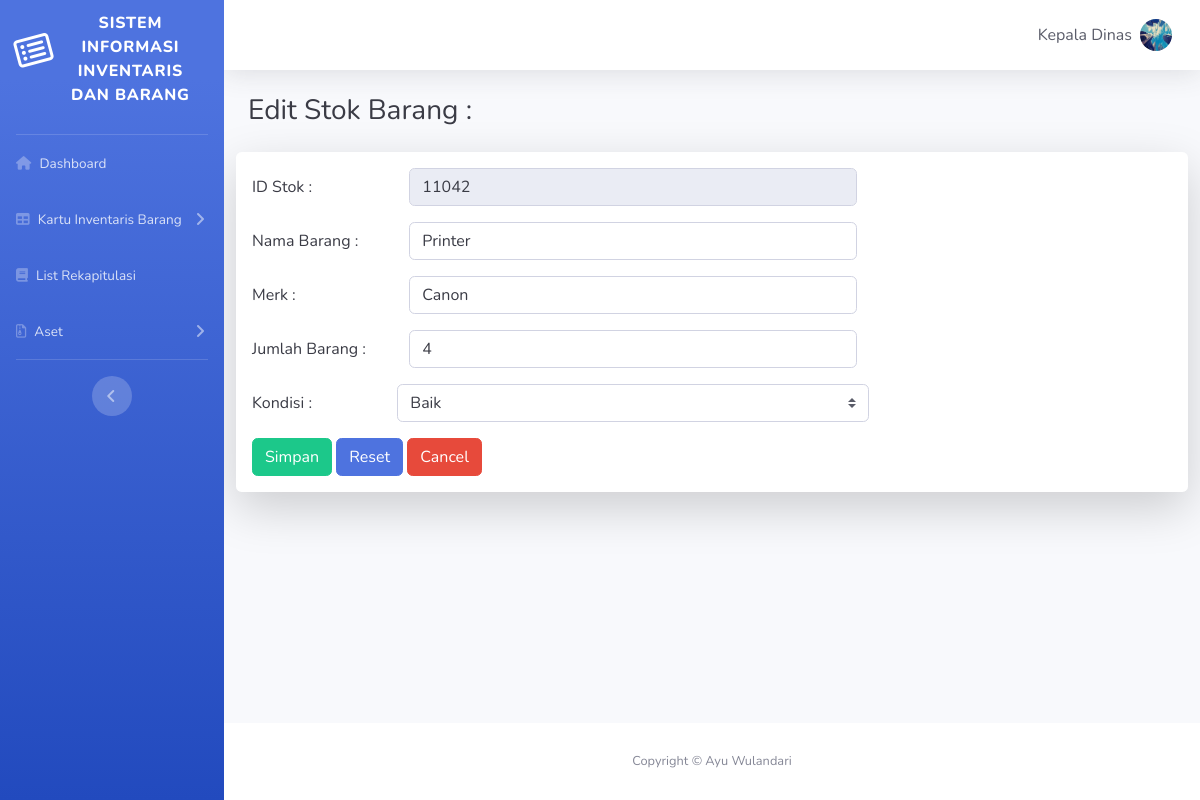
The page /view/ubah_stok.php?id_stok=11042 (signed in) on the database its author committed.
### tables this page shows
CREATE TABLE `user` (
  `id_user` int(150) NOT NULL,
  `username` varchar(150) NOT NULL,
  `fullname` varchar(150) NOT NULL,
  `password` varchar(100) NOT NULL,
  `nip` varchar(255) NOT NULL,
  `jabatan` varchar(255) NOT NULL,
  `level` varchar(40) NOT NULL,
  `foto` varchar(100) DEFAULT NULL
);

CREATE TABLE `stok_barang` (
  `id_stok` int(30) NOT NULL,
  `jumlah` int(12) NOT NULL,
  `nama_barang` varchar(50) NOT NULL,
  `merk` varchar(30) NOT NULL,
  `kondisi` varchar(20) NOT NULL
);

### config.php (called while the page is built, shortened)
<?php
$DB_host = "localhost";
$DB_user = "root";
$DB_pass = "";
$DB_name = "db_inventaris";
try
{
    $DB_con = new PDO("mysql:host={$DB_host};dbname={$DB_name}",$DB_user,$DB_pass);
    $DB_con->setAttribute(PDO::ATTR_ERRMODE, PDO::ERRMODE_EXCEPTION);
}
catch(PDOException $e)
{
    echo $e->getMessage();
}
include_once 'class.user.php';
$user = new user($DB_con);
include_once 'class.peminjaman.php';
$peminjaman = new peminjaman($DB_con);
?>

### class.user.php (called while the page is built, shortened)
<?php
class user{
    private $db;
    function __construct($DB_con)
	{
		$this->db = $DB_con;
    }
    public function tampil_user($mysource, $myid)
    {
        $query = "SELECT ".$mysource." FROM user WHERE id_user = ".$myid." limit 1";
        $outp = '';
        try
        {
            $stmt = $this->db->prepare($query);
			$stmt->execute();
			if($stmt->rowCount()>0)
			{
				while($row=$stmt->fetch(PDO::FETCH_ASSOC))
				{
					$outp = $row[$mysource];
				}
			} else{
				$outp = '';
			}
		}
		catch(PDOException $e)
			{
				$outp = '';
				return $outp;
			}
		return $outp;
    }
}
?>

### class.peminjaman.php (called while the page is built, shortened)
<?php
class peminjaman{
    private $db;
    function __construct($DB_con)
	{
		$this->db = $DB_con;
    }
    public function cetak_stok($target,$id_stok){
        $query = "SELECT ".$target." FROM stok_barang WHERE id_stok='".$id_stok."' limit 1";
		$outp = '';
		try
			{
                $stmt = $this->db->prepare($query);
				$stmt->execute();
		        if($stmt->rowCount()>0)
			    {
			        while($row=$stmt->fetch(PDO::FETCH_ASSOC))
			        {
				        $outp = $row[$target];
					}
				}else{
					$outp = 'tidak ada';
				}
			}
		catch(PDOException $e)
			{
				$outp = '';
				return $outp;
			}
		return $outp;
    }
}
?>

### view/ubah_stok.php (the view, shortened to what this page needs)
<?php
include '../config.php';
?>
<!DOCTYPE html>
<html lang="en">
<head>
  <link href="vendor/fontawesome-free/css/all.min.css" rel="stylesheet" type="text/css">
  <link href="css/sb-admin-2.min.css" rel="stylesheet">
  <link href="vendor/datatables/dataTables.bootstrap4.min.css" rel="stylesheet">
</head>
<body id="page-top">
  <div id="wrapper">
    <ul class="navbar-nav bg-gradient-primary sidebar sidebar-dark accordion" id="accordionSidebar">
      <a class="sidebar-brand d-flex align-items-center justify-content-center" href="dashboard.php">
        <div class="sidebar-brand-icon rotate-n-15">
          <i class="fa fa-list-alt"></i>
        </div>
        <div class="sidebar-brand-text mx-1"><p></p>Sistem Informasi inventaris dan Barang</div>
      </a>
      <hr class="sidebar-divider my-0">
      <li class="nav-item">
        <a class="nav-link" href="dashboard.php">
          <i class="fa fa-home"></i>
          <span>Dashboard</span></a>
      </li>
      <?php if($_SESSION['level'] == 'pengurusbarang'){ ?>
       <li class="nav-item">
        <a class="nav-link" href="master_data.php">
         <i class="fas fa-th-list"></i>
          <span>Master Data</span></a>
      </li>
      <li class="nav-item">
        <a class="nav-link collapsed" href="#" data-toggle="collapse" data-target="#collapseFive" aria-expanded="true" aria-controls="collapseFive">
          <i class="fa fa-table"></i>
          <span>Kartu Inventaris Barang</span>
        </a>
        <div id="collapseFive" class="collapse" aria-labelledby="headingTwo" data-parent="#accordionSidebar">
          <div class="bg-white py-2 collapse-inner rounded">
            <h6 class="collapse-header"> Kartu Inventaris Barang</h6>
            <a class="collapse-item" href="kibA.php?data=">KIB A</a>
            <a class="collapse-item" href="kibB.php?data=">KIB B</a>
            <a class="collapse-item" href="kibC.php?data=">KIB C</a>
            <a class="collapse-item" href="kibD.php?data=">KIB D</a>
            <a class="collapse-item" href="kibE.php">KIB E</a>
            <a class="collapse-item" href="kibF.php">KIB F</a>
          </div>
        </div>
      </li>
      <li class="nav-item">
        <a class="nav-link" href="rekapitulasi.php?data=">
          <i class="fa fa-book"></i>
          <span>List Rekapitulasi</span></a>
      </li>
      <li class="nav-item">
        <a class="nav-link" href="ekstrakom.php">
          <i class="fa fa-file"></i>
          <span>Ekstrakom</span></a>
      </li>
      <li class="nav-item">
        <a class="nav-link" href="barang_pakai_habis.php">
          <i class="fas fa-file-alt"></i>
          <span>Barang Pakai Habis</span></a>
      </li>
      <li class="nav-item">
          <a class="nav-link collapsed" href="#" data-toggle="collapse" data-target="#collapseTwo" aria-expanded="true" aria-controls="collapseTwo">
              <i class="far fa-file-archive"></i>
            <span>Aset</span>
          </a>
          <div id="collapseTwo" class="collapse" aria-labelledby="headingTwo" data-parent="#accordionSidebar">
            <div class="bg-white py-2 collapse-inner rounded">
              <h6 class="collapse-header">Aset</h6>
              <a class="collapse-item" href="aset_lain.php">Aset Lain</a>
              <a class="collapse-item" href="aset_tak_berwujud.php">Aset Tak Berwujud</a>
            </div>
          </div>
        </li>
      <li class="nav-item">
          <a class="nav-link" href="tambah_user.php">
          <i class="fas fa-user-plus"></i>
            <span>Tambah Pengguna</span></a>
      </li>
      <li class="nav-item">
          <a class="nav-link" href="list_peminjaman.php">
            <i class="fa fa fa-list"></i>
            <span>List Peminjaman</span></a>
      </li>
      <li class="nav-item active">
          <a class="nav-link" href="stok_barang.php">
          <i class="fa fas fa-store"></i>
            <span>Stok Barang</span></a>
      </li>
      <?php } else if($_SESSION['level'] == 'kepaladinas'){?>
       <li class="nav-item">
        <a class="nav-link collapsed" href="#" data-toggle="collapse" data-target="#collapseFive" aria-expanded="true" aria-controls="collapseFive">
          <i class="fa fa-table"></i>
          <span>Kartu Inventaris Barang</span>
        </a>
      </li>
      <li class="nav-item">
        <a class="nav-link" href="rekapitulasi1.php?data=">
          <i class="fa fa-book"></i>
          <span>List Rekapitulasi</span></a>
      </li>
      <li class="nav-item">
          <a class="nav-link collapsed" href="#" data-toggle="collapse" data-target="#collapseTwo" aria-expanded="true" aria-controls="collapseTwo">
              <i class="far fa-file-archive"></i>
            <span>Aset</span>
          </a>
        </li>
      <?php } else if($_SESSION['level'] == 'pegawai'){?>
      <li class="nav-item">
        <a class="nav-link" href="rekapitulasi1.php?data=">
          <i class="fa fa-book"></i>
          <span>List Rekapitulasi</span></a>
      </li>
      <li class="nav-item">
          <a class="nav-link" href="list_peminjaman.php">
            <i class="fa fa fa-list"></i>
            <span>List Peminjaman</span></a>
      </li>
      <?php }?>
      <hr class="sidebar-divider d-none d-md-block">
      <div class="text-center d-none d-md-inline">
        <button class="rounded-circle border-0" id="sidebarToggle"></button>
      </div>
    </ul>
    <div id="content-wrapper" class="d-flex flex-column">
      <div id="content">
        <nav class="navbar navbar-expand navbar-light bg-white topbar mb-4 static-top shadow">
          <ul class="navbar-nav ml-auto">
            <li class="nav-item dropdown no-arrow">
              <a class="nav-link dropdown-toggle" href="#" id="userDropdown" role="button" data-toggle="dropdown" aria-haspopup="true" aria-expanded="false">
                <span class="mr-2 d-none d-lg-inline text-gray-800 medium"><?php echo $user->tampil_user("fullname", $_SESSION['iduser']) ;?></span>
                <img class="img-profile rounded-circle" src="./img/gambar/<?php echo $user->tampil_user("foto", $_SESSION['iduser']) ;?>" width="300" height="200">
              </a>
            </li>
          </ul>
        </nav>
        <div class="container-fluid">
          <h1 class="h3 mb-4 text-gray-900">Edit Stok Barang :</h1>
          <div class="row">
        <div class="shadow-lg p-3 mb-5 col-sm-12 bg-white rounded">
          <form action="../modal/m.ubahStok.php" method="POST" data-parsley-validate class="form-horizontal form-label text-gray-900">
          <div class="form-group row">
                <label for="colFormLabel" class="control-label col-sm-2 col-form-label text-gray-900">ID Stok :</label>
                <div class="col-sm-10 col-md-6">
                  <input type="text" class="form-control text-gray-900" id="colFormLabel" name="id_stok" value="<?php echo $_GET['id_stok']; ?>" readonly placeholder="">
                </div>
            </div>
            <div class="form-group row">
                <label for="colFormLabel" class="control-label col-sm-2 col-form-label text-gray-900">Nama Barang :</label>
                <div class="col-sm-10 col-md-6">
                  <input type="text" class="form-control text-gray-900" id="colFormLabel" name="nama_barang" value="<?php echo $peminjaman->cetak_stok('nama_barang',$_GET['id_stok']); ?>"  placeholder="Nama Barang">
                </div>
            </div>
            <div class="form-group row">
                <label for="colFormLabel" class="control-label col-sm-2 col-form-label text-gray-900">Merk :</label>
                <div class="col-sm-10 col-md-6">
                  <input type="text" class="form-control text-gray-900" id="colFormLabel" name="merk" value="<?php echo $peminjaman->cetak_stok('merk',$_GET['id_stok']); ?>" placeholder="Merk">
                </div>
            </div>
            <div class="form-group row">
                <label for="colFormLabel" class="control-label col-sm-2 col-form-label text-gray-900">Jumlah Barang :</label>
                <div class="col-sm-10 col-md-6">
                  <input type="text" class="form-control text-gray-900" id="colFormLabel" name="jumlah" value="<?php echo $peminjaman->cetak_stok('jumlah',$_GET['id_stok']); ?>" placeholder="Jumlah Barang">
                </div>
            </div>
            <div class="form-group row">
              <label for="colFormLabel" class="control-label col-sm-2 col-form-label text-gray-900">Kondisi :</label>
                    <select class="custom-select col-sm-10 col-md-6 text-gray-900" id="kondisi" name="kondisi">
                        <option value="Baik">Baik</option>
                    </select>
              </div>
             <button class="btn btn-success" type="submit" value="submit">Simpan</button>
            <input class="btn btn-primary" type="reset" value="Reset">
            <a class="btn btn-danger" href="stok_barang.php" role="button">Cancel</a>
            </form>
            </div>
          </div>
        </div>
      </div>
      <footer class="sticky-footer bg-white">
        <div class="container my-auto">
          <div class="copyright text-center my-auto">
            <span>Copyright &copy; Ayu Wulandari</span>
          </div>
        </div>
      </footer>
    </div>
  </div>
</body>
</html>

### rows shown on the page
user: fullname "Kepala Dinas", foto (picture)
stok_barang: nama_barang "Printer", merk "Canon", jumlah "4"
